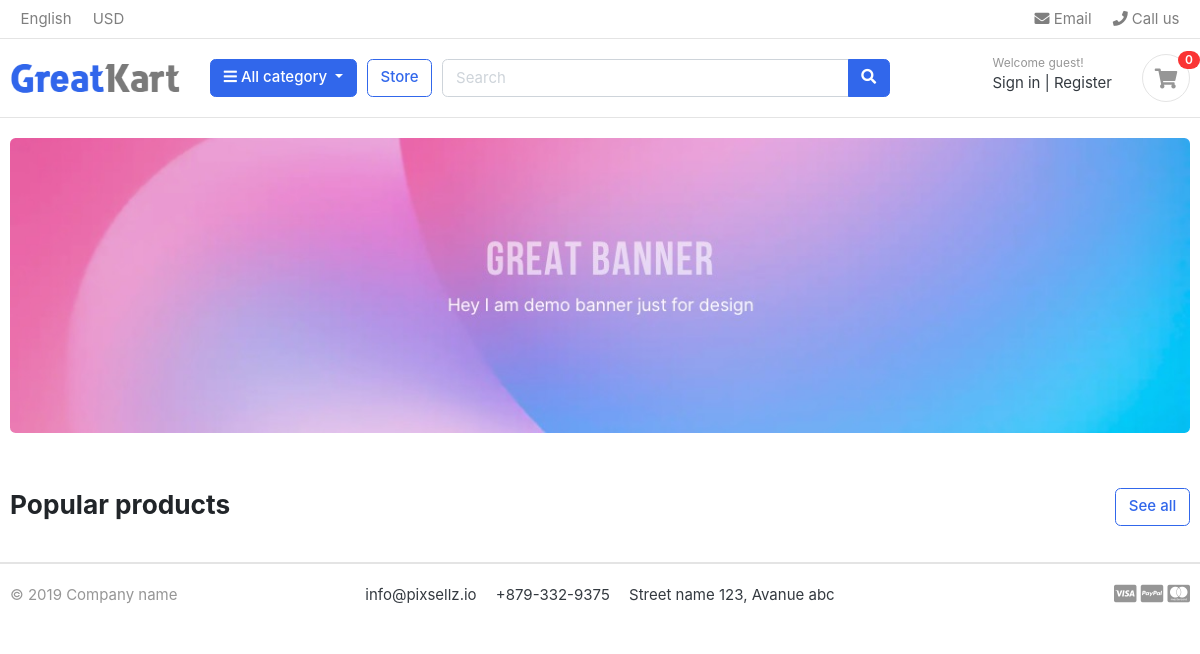
The app's page /, older data.
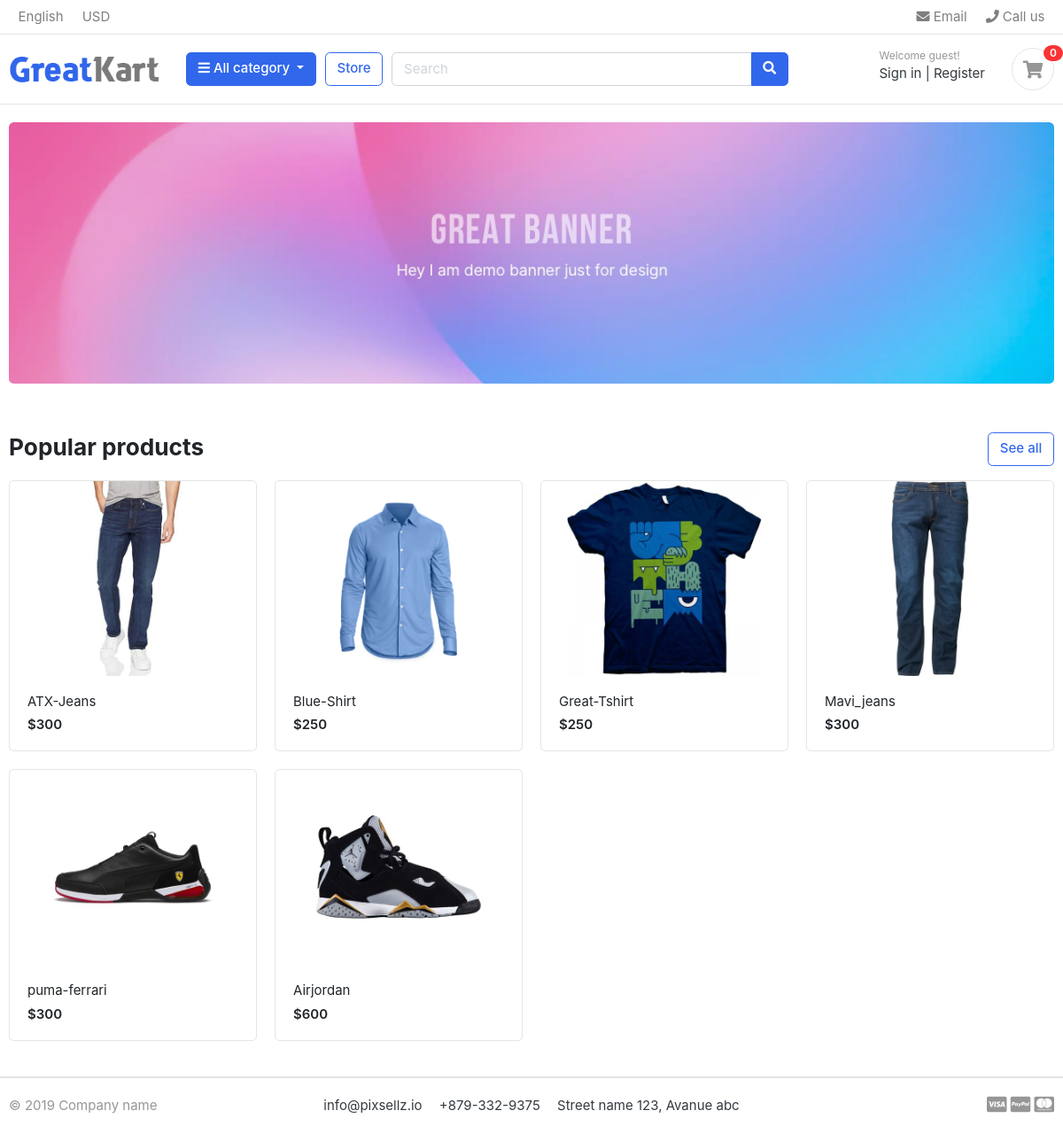
The same page, newer data.
### store/models.py (models this page shows, shortened)
class Product(models.Model):
    product_name = models.CharField(max_length=200, unique=True)
    slug= models.SlugField(max_length=200, unique=True)
    description = models.TextField(max_length=500, blank=True)
    price = models.IntegerField()
    images = models.ImageField(upload_to='photos/products',)
    stock = models.IntegerField()
    is_available = models.BooleanField(default=True)
    category = models.ForeignKey(Category, on_delete=models.CASCADE)
    created_date = models.DateTimeField(auto_now_add=True)
    modified_date = models.DateTimeField(auto_now= True)

### brandhouse/views.py (the view)
# urls.py: 2. Add a URL to urlpatterns:  path('', views.home, name='home')
def home(request):
    product = Product.objects.all().filter(is_available=True)
    contex  = {
        'products' :product,
    }
    return render(request,'home.html',contex)

### templates/home.html
{% extends 'base.html' %} {% load static %} {% block content %}
<section class="section-intro padding-y-sm">
  <div class="container">
    <div class="intro-banner-wrap">
      <img
        src="{% static 'images/banners/1.jpg' %}"
        class="img-fluid rounded"
      />
    </div>
  </div>
</section>
<section class="section-name padding-y-sm">
  <div class="container">
    <header class="section-heading">
      <a href="./store.html" class="btn btn-outline-primary float-right"
        >See all</a
      >
      <h3 class="section-title">Popular products</h3>
    </header>
    <div class="row">
      {% for product in products %}
      <div class="col-md-3">
        <div class="card card-product-grid">
          <a href="./product-detail.html" class="img-wrap">
            <img src="{{product.images.url}}" />
          </a>
          <figcaption class="info-wrap">
            <a href="./product-detail.html" class="title"
              >{{product.product_name}}</a
            >
            <div class="price mt-1">${{product.price}}</div>
          </figcaption>
        </div>
      </div>
      {% endfor %}
    </div>
  </div>
</section>
{% endblock %}

### templates/base.html (shortened to what this page needs)
{% load static %}
<!DOCTYPE html>
<html lang="en">
  <head>
    <link
      href="{% static 'css/bootstrap.css' %}"
      rel="stylesheet"
      type="text/css"
    />
    <link
      href="{% static 'fonts/fontawesome/css/all.min.css' %}"
      type="text/css"
      rel="stylesheet"
    />
    <link href="{% static 'css/ui.css' %}" rel="stylesheet" type="text/css" />
    <link
      href="{% static 'css/responsive.css' %}"
      rel="stylesheet"
      media="only screen and (max-width: 1200px)"
    />
  </head>
  <body>
    {% include 'includes/navbar.html' %} {% block content %} {% endblock %}
    {%include 'includes/footer.html' %}
  </body>
</html>

### templates/includes/navbar.html (shortened to what this page needs)
{% load static %}
<header class="section-header">
  <nav class="navbar p-md-0 navbar-expand-sm navbar-light border-bottom">
    <div class="container">
      <div class="collapse navbar-collapse" id="navbarTop4">
        <ul class="navbar-nav mr-auto">
          <li class="nav-item dropdown">
            <a href="#" class="nav-link"> English </a>
          </li>
          <li class="nav-item dropdown">
            <a href="#" class="nav-link"> USD </a>
          </li>
        </ul>
        <ul class="navbar-nav">
          <li>
            <a href="#" class="nav-link">
              <i class="fa fa-envelope"></i> Email
            </a>
          </li>
          <li>
            <a href="#" class="nav-link">
              <i class="fa fa-phone"></i> Call us
            </a>
          </li>
        </ul>
      </div>
    </div>
  </nav>
  <section class="header-main border-bottom">
    <div class="container">
      <div class="row align-items-center">
        <div class="col-lg-2 col-md-3 col-6">
          <a href="./" class="brand-wrap">
            <img class="logo" src="{% static './images/logo.png' %}" />
          </a>
        </div>
        <div class="col-lg col-sm col-md col-6 flex-grow-0">
          <div class="category-wrap dropdown d-inline-block float-right">
            <button
              type="button"
              class="btn btn-primary dropdown-toggle"
              data-toggle="dropdown"
            >
              <i class="fa fa-bars"></i> All category
            </button>
          </div>
        </div>
        <a href="./store.html" class="btn btn-outline-primary">Store</a>
        <div class="col-lg col-md-6 col-sm-12 col">
          <form action="#" class="search">
            <div class="input-group w-100">
              <input
                type="text"
                class="form-control"
                style="width: 60%"
                placeholder="Search"
              />
              <div class="input-group-append">
                <button class="btn btn-primary" type="submit">
                  <i class="fa fa-search"></i>
                </button>
              </div>
            </div>
          </form>
        </div>
        <div class="col-lg-3 col-sm-6 col-8 order-2 order-lg-3">
          <div class="d-flex justify-content-end mb-3 mb-lg-0">
            <div class="widget-header">
              <small class="title text-muted">Welcome guest!</small>
              <div>
                <a href="./signin.html">Sign in</a>
                <span class="dark-transp"> | </span>
                <a href="./register.html"> Register</a>
              </div>
            </div>
            <a href="./cart.html" class="widget-header pl-3 ml-3">
              <div class="icon icon-sm rounded-circle border">
                <i class="fa fa-shopping-cart"></i>
              </div>
              <span class="badge badge-pill badge-danger notify">0</span>
            </a>
          </div>
        </div>
      </div>
    </div>
  </section>
</header>

### templates/includes/footer.html
<footer class="section-footer border-top">
  <div class="container">
    <section class="footer-bottom border-top row">
      <div class="col-md-2">
        <p class="text-muted">&copy 2019 Company name</p>
      </div>
      <div class="col-md-8 text-md-center">
        <span class="px-2">info@pixsellz.io</span>
        <span class="px-2">+879-332-9375</span>
        <span class="px-2">Street name 123, Avanue abc</span>
      </div>
      <div class="col-md-2 text-md-right text-muted">
        <i class="fab fa-lg fa-cc-visa"></i>
        <i class="fab fa-lg fa-cc-paypal"></i>
        <i class="fab fa-lg fa-cc-mastercard"></i>
      </div>
    </section>
  </div>
</footer>

### static/css/ui.css (style rules this page uses)
html { font-family: "Inter", sans-serif; font-size: 15px; }
.img-wrap { text-align: center; display: block; }
.img-wrap img { max-width: 100%; }
.icon-xs, .icon-sm, .icon-md, .icon-lg { display: inline-block; text-align: center; flex-shrink: 0; flex-grow: 0; }
.icon-sm { width: 48px; height: 48px; line-height: 48px !important; font-size: 20px; }
.padding-y-sm { padding-top: 20px; padding-bottom: 20px; }
.section-heading { margin-bottom: 20px; margin-top: 15px; }
.section-title { color: #212529; }
p:last-child { margin-bottom: 0; }
.header-main { position: relative; padding-top: 1rem; padding-bottom: 1rem; }
.brand-wrap .logo, .navbar-brand .logo { margin-right: 7px; max-height: 42px; display: inline-block; }
.widget-header { display: inline-block; vertical-align: middle; position: relative; }
.widget-header a { color: #343a40; }
.widget-header i { color: #969696; }
.widget-header .title { display: block; }
.widget-header .notify { position: absolute; top: -3px; right: -10px; }
.footer-bottom { padding-top: 20px; padding-bottom: 20px; }
[class*=card-product] a.title { color: #212529; display: block; }
[class*=card-product] .img-wrap { overflow: hidden; position: relative; }
[class*=card-product] .img-wrap img { height: 100%; max-width: 100%; width: auto; display: inline-block; -o-object-fit: cover; object-fit: cover; }
.card-product-grid { margin-bottom: 20px; }
.card-product-grid .img-wrap { border-radius: 0.2rem 0.2rem 0 0; height: 220px; }
.card-product-grid .info-wrap { overflow: hidden; padding: 18px 20px; }
.card .img-wrap { overflow: hidden; }
.notify { position: absolute; top: -4px; right: -10px; display: inline-block; padding: 0.25em 0.6em; font-size: 12px; line-height: 1; text-align: center; border-radius: 3rem; color: #fff; background-color: #fa3434; }
.price { font-weight: 600; color: #212529; }

Row changes from the older to the newer data that the page shows:
added Product: images (picture), product_name "ATX-Jeans", price "300"
added Product: images (picture), product_name "Blue-Shirt", price "250"
added Product: images (picture), product_name "Great-Tshirt", price "250"
added Product: images (picture), product_name "Mavi_jeans", price "300"
added Product: images (picture), product_name "puma-ferrari", price "300"
added Product: images (picture), product_name "Airjordan", price "600"
